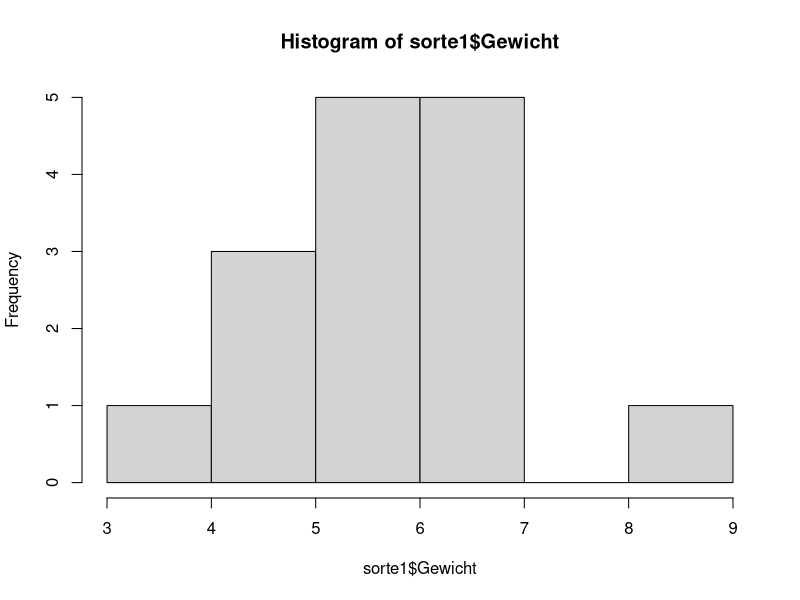
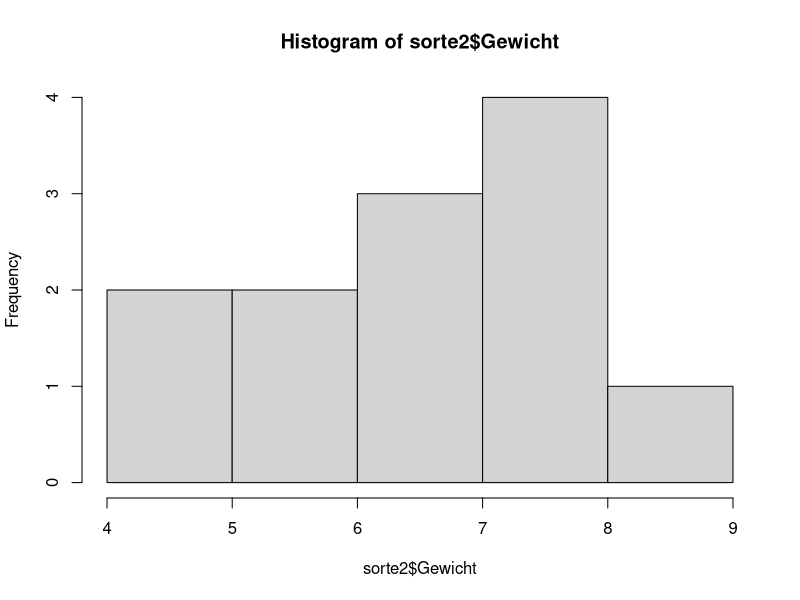
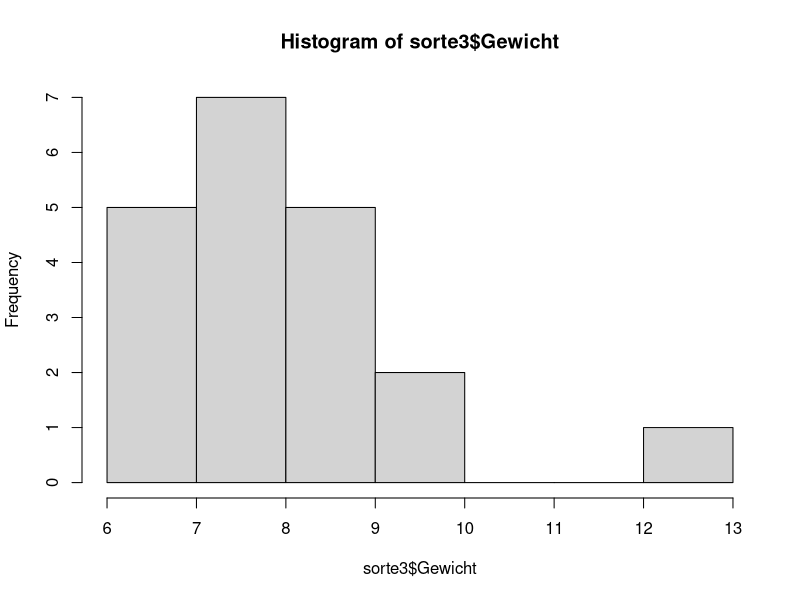
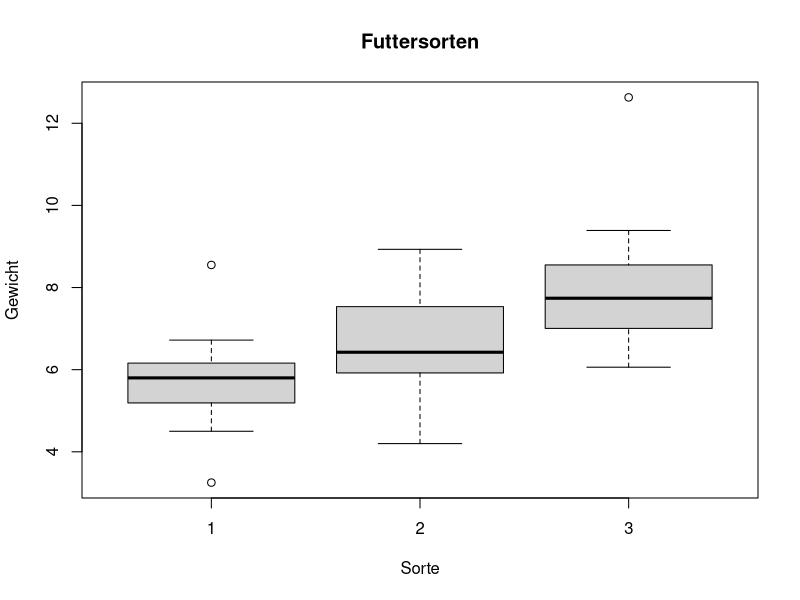
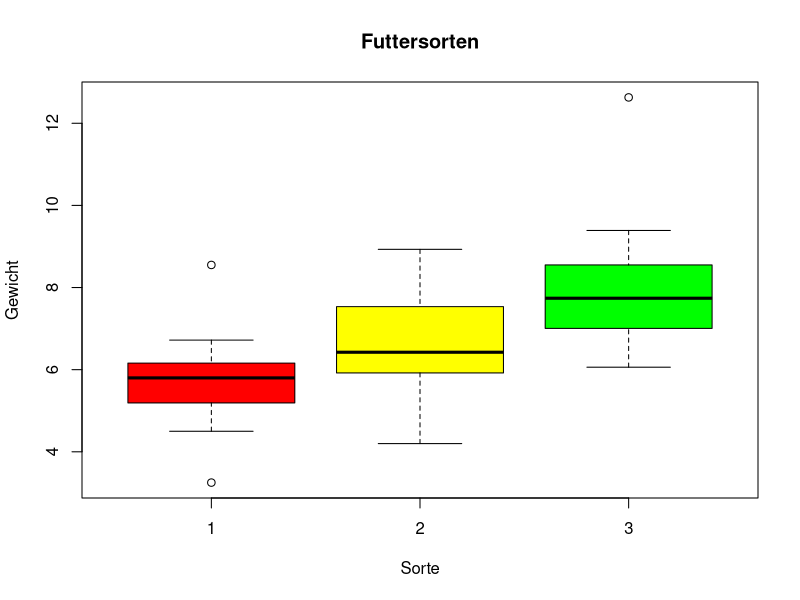

Reproduce these figures in R, in order.
#Blatt 2

#2.1
sorte = c(rep(1,15), rep(2,12), rep(3, 20))
gewicht = c(6.22,5.75,6.4,4.6,3.25,4.5,4.8,5.88,5.8,6.1,5.58,6.01,5.62,6.72,8.55,4.28,7.7,6.4,7.77,7.37,4.2,7.05,6.45,8.93,5.9,5.94,6.39, 7.13,8.78,6.06,7.93,9.1,8,7.55,8.32,8.8,12.63,8.19,6.5,6.84,7.02,9.39,7.38,7.39,6.99,8.27,6.7)
tabelle = data.frame(Sorte = sorte, Gewicht = gewicht)

#2.2
sorte1 = subset(tabelle, tabelle$Sorte==1)
sorte2 = subset(tabelle, tabelle$Sorte==2)
sorte3 = subset(tabelle, tabelle$Sorte==3)
hist(sorte1$Gewicht) #Fenster geoeffnet lassen
dev.print(pdf, "~/Desktop/r/blatt1/sorte1.pdf")
hist(sorte2$Gewicht)
dev.print(pdf, "~/Desktop/r/blatt1/sorte2.pdf")
hist(sorte3$Gewicht)
dev.print(pdf, "~/Desktop/r/blatt1/sorte3.pdf")
#breaks in hist() kann man zB modifizieren, wenn man die Anzahl der Saeulen modifizieren moechte

#2.3
boxplot(Gewicht ~ Sorte, data = tabelle, main = "Futtersorten", ylab = "Gewicht", xlab = "Sorte")
dev.print(pdf, "~/Desktop/r/blatt1/futtersorten.pdf")


#2.4
boxplot(Gewicht ~ Sorte, data = tabelle, main = "Futtersorten", col=c("red", "yellow","green"), ylab = "Gewicht", xlab = "Sorte")

#2.5
#Boxplot stellt insbesondere die Verteilung der 0, 25, 50, 75 und 100% Quantile dar und nicht wie Histogramme
# die Verteilung der gesamten Haeufigkeiten. Ausserdem wird der Median durch den Strich durch die Box dargestellt.
# Bei Normalverteilung hat man relativ symmetrische Boxen.
